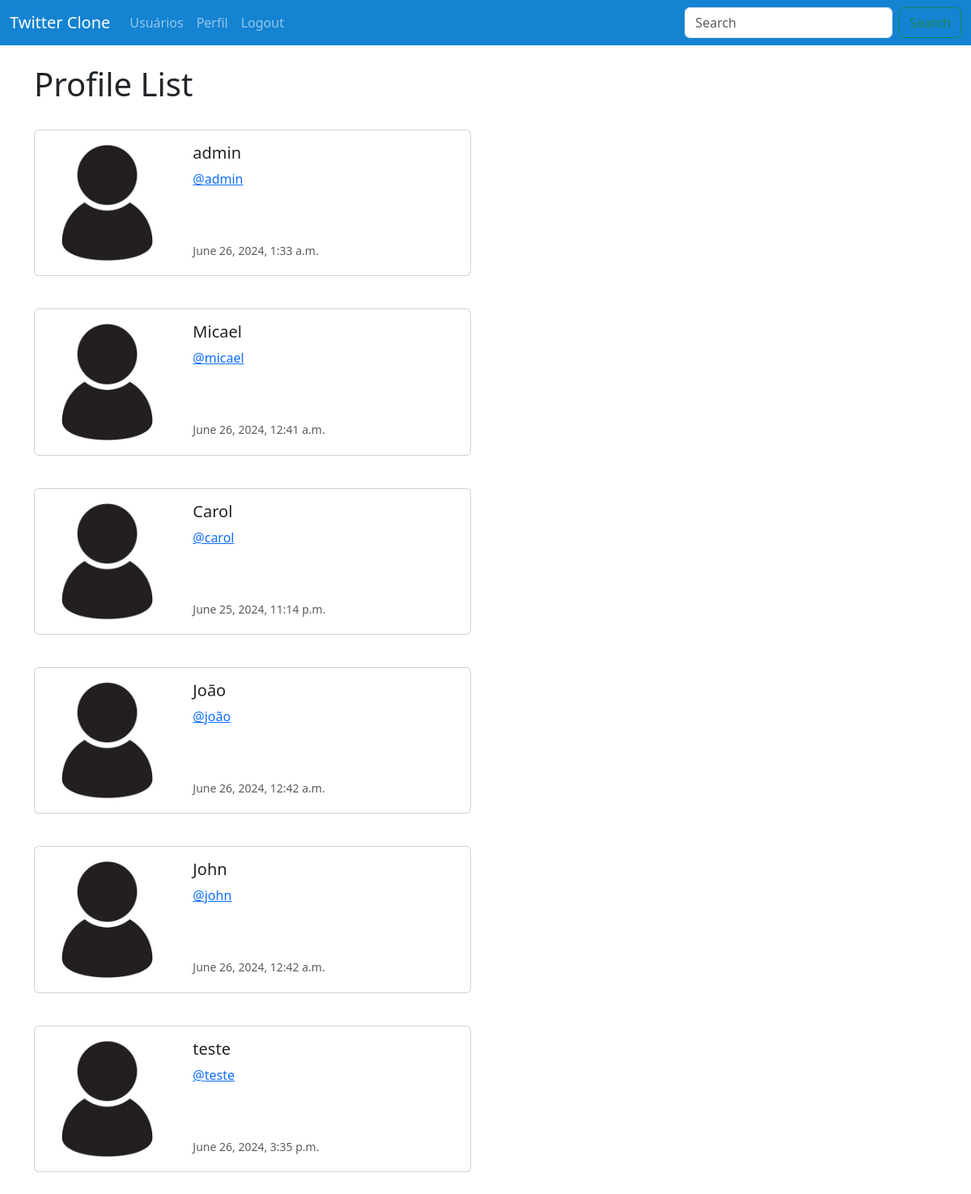
Screenshot of /profile_list/ (signed in) with the database file from the repository.
### musker/models.py (models this page shows, shortened)
class Profile(models.Model):
    user = models.OneToOneField(User, on_delete=models.CASCADE)
    follows = models.ManyToManyField('self',
                                     related_name='followed_by',
                                     symmetrical=False,
                                     blank=True)
    datee_modified = models.DateTimeField(User, auto_now=True)

### musker/views.py (the view)
# urls.py: path('profile_list/', views.profile_list, name='profile_list'),
def profile_list(request):
    if request.user.is_authenticated:
        profiles = Profile.objects.exclude(user = request.user)
        return render(request,'profile_list.html', {"profiles":profiles} )
    else:
        messages.success(request, ("Você deve estar logado.."))
        return redirect('home')

### musker/templates/profile_list.html
{% extends 'base.html' %}
{% load static %}
{% block content %}
<h1>Profile List</h1>
<br/>
{% if profiles %}
    {% for profile in profiles%}
    <div class="card mb-3" style="max-width: 540px;">
        <div class="row g-0">
          <div class="col-md-4">
            <img src="{% static 'images/profile.jpg' %}" class="img-fluid rounded-start" alt="Profile image">
          </div>
          <div class="col-md-8">
            <div class="card-body">
              <h5 class="card-title">{{profile.user.username}}</h5>
              <p class="card-text"><a href="{% url 'profile' profile.user.id %}">@{{profile.user.username|lower}}</a></p>
              <br/><br/>
              <p class="card-text"><small class="text-body-secondary">{{profile.datee_modified}}</small></p>
            </div>
          </div>
        </div>
      </div>
      <br/>
    {% endfor %}
{% endif %}
{% endblock %}

### rows the page displays
Profile: user.username "admin", datee_modified "June 26, 2024, 1:33 a.m."
Profile: user.username "Micael", user.username "micael", datee_modified "June 26, 2024, 12:41 a.m."
Profile: user.username "Carol", user.username "carol", datee_modified "June 25, 2024, 11:14 p.m."
Profile: user.username "João", user.username "joão", datee_modified "June 26, 2024, 12:42 a.m."
Profile: user.username "John", user.username "john", datee_modified "June 26, 2024, 12:42 a.m."
Profile: user.username "teste", datee_modified "June 26, 2024, 3:35 p.m."
